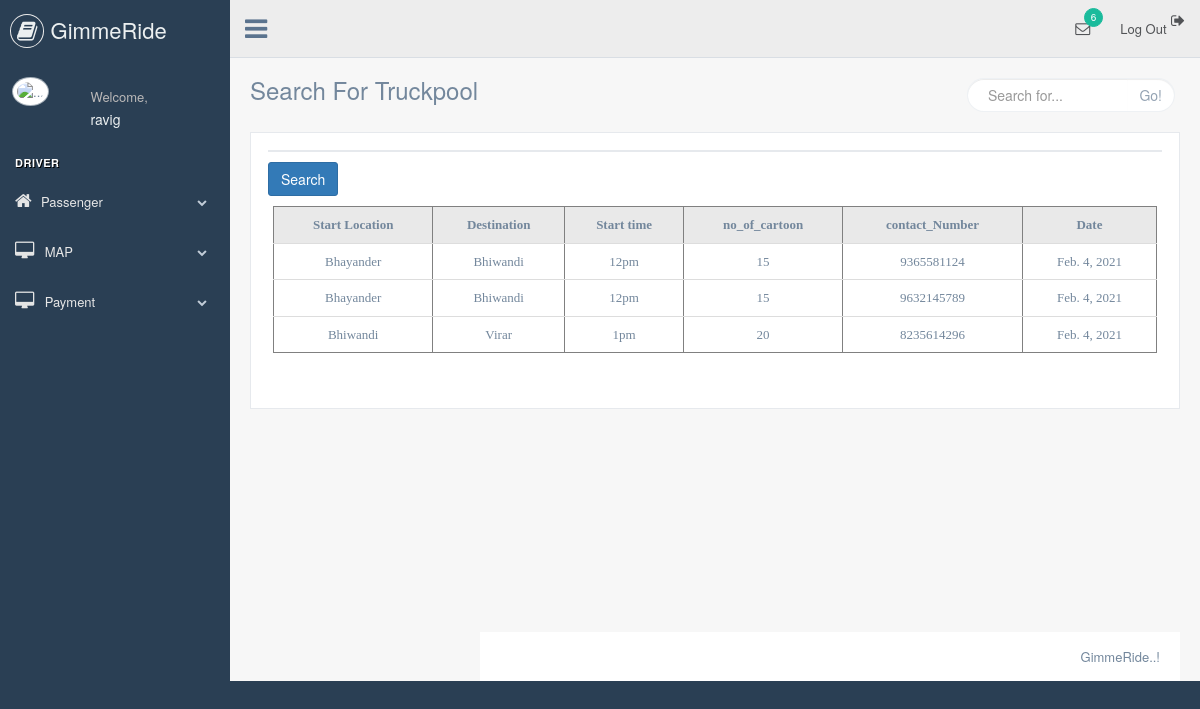
/driver/truckrender/ (signed in), run on the app's committed database.
### driver2/models.py (models this page shows, shortened)
class TruckformModel(models.Model):
    user = models.ForeignKey(User,null=True,on_delete=models.CASCADE)
    start_location = models.CharField(max_length=255)
    destination = models.CharField(max_length=255)
    start_time = models.CharField(null=True,max_length=255)
    date =  models.DateField(null=True)
    no_of_cartoon = models.IntegerField(null=True)
    contact_Number = models.IntegerField(null=True,max_length=10)
    license = models.ImageField(null=True, blank=True)

### driver/views.py (the view, shortened to what this page needs)
# urls.py: path('truckrender/', views.truckrender, name="truckrender"),
def truckrender(request):
    form = TruckformmodelForm()
    truckformmodels =  TruckformModel.objects.all()
    myfilter = Truckformfilter(request.GET, queryset=truckformmodels)
    truckformmodels = myfilter.qs
    context = {'truckformmodels': truckformmodels, 'myfilter':myfilter}
    return render(request, 'driver/truckrender.html', context)

### driver/templates/driver/truckrender.html (shortened to what this page needs)
{% load static %}
<!DOCTYPE html>
<html lang="en">
<head>
    <link href="{% static 'css/bootstrap.min.css' %}" rel="stylesheet">
    <link href="{% static 'css/font-awesome.min.css' %}" rel="stylesheet">
    <link href="{% static 'css/nprogress.css' %}" rel="stylesheet">
    <link href="{% static 'css/custom.min.css' %}" rel="stylesheet">
</head>
<body class="nav-md">
<div class="container body">
    <div class="main_container">
        <div class="col-md-3 left_col">
            <div class="left_col scroll-view">
                <div class="navbar nav_title" style="border: 0;">
                    <a href="#" class="site_title"><i class="fa fa-book"></i> <span>GimmeRide</span></a>
                </div>
                <div class="profile clearfix">
                    <div class="profile_pic">
                        <img src="images/img.jpg" alt="..." class="img-circle profile_img">
                    </div>
                    <div class="profile_info">
                        <span>Welcome,</span>
                        <h2>{{request.user}}</h2>
                    </div>
                    <div class="clearfix"></div>
                </div>
                <br/>
                <div id="sidebar-menu" class="main_menu_side hidden-print main_menu">
                    <div class="menu_section">
                        <h3>Driver</h3>
                        <ul class="nav side-menu">
                        <li class="dropdown"><a class="dropdown-toggle" data-toggle="dropdown"><i class="fa fa-home"></i>Passenger<span class="fa fa-chevron-down"></span></a>
                    </li>
                        <li><a href="{% url 'map2' %}"><i class="fa fa-desktop"></i> MAP <span
                                    class="fa fa-chevron-down"></span></a>
                        </li>
                        <li><a href="#"><i class="fa fa-desktop"></i> Payment <span
                                    class="fa fa-chevron-down"></span></a>
                        </li>
                        </ul>
                    </div>
                </div>
            </div>
        </div>
        <div class="top_nav">
            <div class="nav_menu">
                <nav>
                    <div class="nav toggle">
                        <a id="menu_toggle"><i class="fa fa-bars"></i></a>
                    </div>
                    <ul class="nav navbar-nav navbar-right">
                        <li class="">
                                <li><a href="{% url 'logout2' %}"><i class="fa fa-sign-out pull-right"></i> Log Out</a></li>
                        </li>
                        <li role="presentation" class="dropdown">
                            <a href="javascript:;" class="dropdown-toggle info-number" data-toggle="dropdown"
                               aria-expanded="false">
                                <i class="fa fa-envelope-o"></i>
                                <span class="badge bg-green">6</span>
                            </a>
                        </li>
                    </ul>
                </nav>
            </div>
        </div>
        <div class="right_col" role="main">
            <div class="">
                <div class="page-title">
                    <div class="title_left">
                        <h3>Search For Truckpool</h3>
                    </div>
                    <div class="title_right">
                        <div class="col-md-5 col-sm-5 col-xs-12 form-group pull-right top_search">
                            <div class="input-group">
                                <input type="text" class="form-control" placeholder="Search for...">
                    <span class="input-group-btn">
                      <button class="btn btn-default" type="button">Go!</button>
                    </span>
                            </div>
                        </div>
                    </div>
                </div>
                <div class="clearfix"></div>
                <div class="row" style="min-height:500px">
                    <div class="col-md-12 col-sm-12 col-xs-12">
                        <div class="x_panel">
                            <div class="x_title">
                            </div>
                            <div class="card card-body">
                                <form method="get">
                                <button class="btn btn-primary" type="submit">Search</button>
                                </form>
                            <div class="x_content">
                            <div class ="container h-100">
                                <div class="table-responsive">
                                        <table class="table table-hover" align="center" cellpadding="5" cellspacing="0" border="1">
                                            <thead class="thead-dark">
                                                <tr bgcolor="#E9E9E9">
                                                    <td align = "center"><b><font style = "font-family: avenir" >Start Location</font></b></td>
                                                    <td align = "center"><b><font style = "font-family: avenir" >Destination</font></b></td>
                                                    <td align = "center"><b><font style = "font-family: avenir" >Start time</font></b></td>
                                                    <td align = "center"><b><font style = "font-family: avenir" >no_of_cartoon</font></b></td>
                                                    <td align = "center"><b><font style = "font-family: avenir" >contact_Number</font></b></td>
                                                    <td align = "center"><b><font style = "font-family: avenir" >Date</font></b></td>
                                                </tr>
                                            </thead>
                                            <tbody>
                                                    <tr bgcolor="#FFFFFF">
                                                        <form action="RequestSelectedRideController">
                                                        {% for obj in truckformmodels %}
                                                        <tr>
                                                        <td align = "center"><font style = "font-family: avenir" >{{obj.start_location}}</font></b></td>
                                                        <td align = "center"><font style = "font-family: avenir" >{{obj.destination}}</font></b></td>
                                                        <td align = "center"><font style = "font-family: avenir" > {{obj.start_time}}</font></b></td>
                                                        <td align = "center"><font style = "font-family: avenir" >{{obj.no_of_cartoon}}</font></b></td>
                                                        <td align = "center"><font style = "font-family: avenir" >{{obj.contact_Number}}</font></b></td>
                                                        <td align = "center"><font style = "font-family: avenir" >{{obj.date}}</font></b></td>
                                                        </form>
                                                    </tr>
                                                        {% endfor %}
                                            </tbody>
                                        </table>
                                        <br/>
                                </div>
                            </div>
                        </div>
                    </div>
                </div>
            </div>
        </div>
        <footer>
            <div class="pull-right">
                GimmeRide..!
            </div>
            <div class="clearfix"></div>
        </footer>
    </div>
</div>
</body>
</html>

### data on the page
TruckformModel: start_location "Bhayander", destination "Bhiwandi", start_time "12pm", no_of_cartoon "15", contact_Number "9365581124", date "Feb. 4, 2021"
TruckformModel: start_location "Bhayander", destination "Bhiwandi", start_time "12pm", no_of_cartoon "15", contact_Number "9632145789", date "Feb. 4, 2021"
TruckformModel: start_location "Bhiwandi", destination "Virar", start_time "1pm", no_of_cartoon "20", contact_Number "8235614296", date "Feb. 4, 2021"

### other printed values
{{ request.user }} "ravig"
